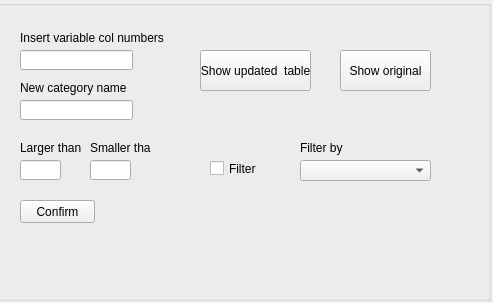
<?xml version="1.0" encoding="UTF-8"?>
<ui version="4.0">
 <class>Form</class>
 <widget class="QWidget" name="Form">
  <property name="geometry">
   <rect>
    <x>0</x>
    <y>0</y>
    <width>493</width>
    <height>303</height>
   </rect>
  </property>
  <property name="windowTitle">
   <string>Form</string>
  </property>
  <widget class="QGroupBox" name="group_box">
   <property name="geometry">
    <rect>
     <x>-20</x>
     <y>0</y>
     <width>511</width>
     <height>301</height>
    </rect>
   </property>
   <property name="title">
    <string/>
   </property>
   <widget class="QLineEdit" name="field_name">
    <property name="geometry">
     <rect>
      <x>40</x>
      <y>100</y>
      <width>113</width>
      <height>20</height>
     </rect>
    </property>
   </widget>
   <widget class="QPushButton" name="show_orig">
    <property name="geometry">
     <rect>
      <x>360</x>
      <y>50</y>
      <width>91</width>
      <height>41</height>
     </rect>
    </property>
    <property name="text">
     <string>Show original</string>
    </property>
   </widget>
   <widget class="QLineEdit" name="smaller">
    <property name="geometry">
     <rect>
      <x>110</x>
      <y>160</y>
      <width>41</width>
      <height>20</height>
     </rect>
    </property>
   </widget>
   <widget class="QPushButton" name="show_table">
    <property name="geometry">
     <rect>
      <x>220</x>
      <y>50</y>
      <width>111</width>
      <height>41</height>
     </rect>
    </property>
    <property name="text">
     <string>Show updated  table</string>
    </property>
   </widget>
   <widget class="QLineEdit" name="larger">
    <property name="geometry">
     <rect>
      <x>40</x>
      <y>160</y>
      <width>41</width>
      <height>20</height>
     </rect>
    </property>
   </widget>
   <widget class="QPushButton" name="confirm">
    <property name="geometry">
     <rect>
      <x>40</x>
      <y>200</y>
      <width>75</width>
      <height>23</height>
     </rect>
    </property>
    <property name="text">
     <string>Confirm</string>
    </property>
   </widget>
   <widget class="QLabel" name="label_6">
    <property name="geometry">
     <rect>
      <x>40</x>
      <y>30</y>
      <width>201</width>
      <height>16</height>
     </rect>
    </property>
    <property name="text">
     <string>Insert variable col numbers</string>
    </property>
   </widget>
   <widget class="QLabel" name="label_3">
    <property name="geometry">
     <rect>
      <x>40</x>
      <y>140</y>
      <width>61</width>
      <height>16</height>
     </rect>
    </property>
    <property name="text">
     <string>Larger than</string>
    </property>
   </widget>
   <widget class="QComboBox" name="filter_box">
    <property name="geometry">
     <rect>
      <x>320</x>
      <y>160</y>
      <width>131</width>
      <height>21</height>
     </rect>
    </property>
   </widget>
   <widget class="QLabel" name="label_5">
    <property name="geometry">
     <rect>
      <x>320</x>
      <y>140</y>
      <width>61</width>
      <height>16</height>
     </rect>
    </property>
    <property name="text">
     <string>Filter by</string>
    </property>
   </widget>
   <widget class="QLabel" name="label_2">
    <property name="geometry">
     <rect>
      <x>40</x>
      <y>80</y>
      <width>201</width>
      <height>16</height>
     </rect>
    </property>
    <property name="text">
     <string>New category name</string>
    </property>
   </widget>
   <widget class="QLineEdit" name="field_col">
    <property name="geometry">
     <rect>
      <x>40</x>
      <y>50</y>
      <width>113</width>
      <height>20</height>
     </rect>
    </property>
   </widget>
   <widget class="QLabel" name="label_4">
    <property name="geometry">
     <rect>
      <x>110</x>
      <y>140</y>
      <width>61</width>
      <height>16</height>
     </rect>
    </property>
    <property name="text">
     <string>Smaller than</string>
    </property>
   </widget>
   <widget class="QCheckBox" name="filter_check">
    <property name="geometry">
     <rect>
      <x>230</x>
      <y>160</y>
      <width>51</width>
      <height>17</height>
     </rect>
    </property>
    <property name="text">
     <string>Filter</string>
    </property>
   </widget>
  </widget>
 </widget>
 <resources/>
 <connections/>
</ui>
